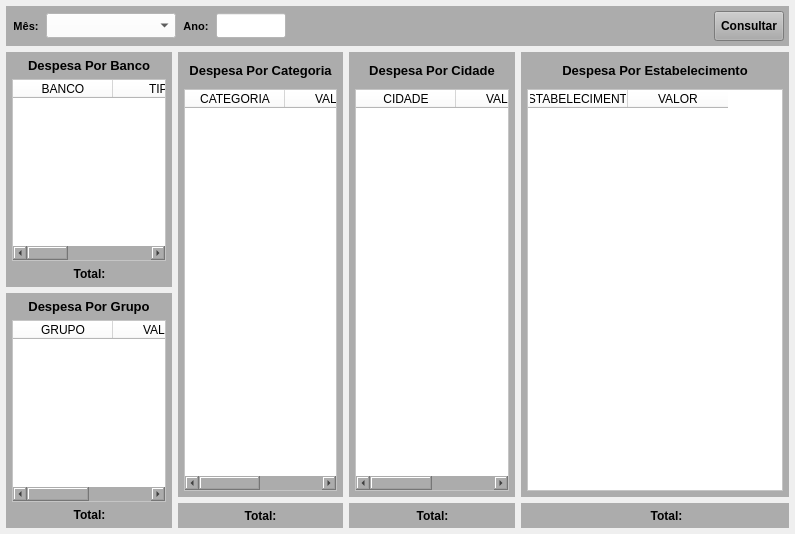
<?xml version="1.0" encoding="UTF-8"?>
<ui version="4.0">
 <class>MainWindow</class>
 <widget class="QMainWindow" name="MainWindow">
  <property name="geometry">
   <rect>
    <x>0</x>
    <y>0</y>
    <width>795</width>
    <height>534</height>
   </rect>
  </property>
  <property name="windowTitle">
   <string>Despesas Mensal/Anual</string>
  </property>
  <widget class="QWidget" name="centralwidget">
   <layout class="QVBoxLayout" name="verticalLayout">
    <property name="leftMargin">
     <number>6</number>
    </property>
    <property name="topMargin">
     <number>6</number>
    </property>
    <property name="rightMargin">
     <number>6</number>
    </property>
    <property name="bottomMargin">
     <number>6</number>
    </property>
    <item>
     <widget class="QWidget" name="widget_5" native="true">
      <property name="minimumSize">
       <size>
        <width>0</width>
        <height>40</height>
       </size>
      </property>
      <property name="maximumSize">
       <size>
        <width>16777215</width>
        <height>40</height>
       </size>
      </property>
      <property name="styleSheet">
       <string notr="true">background-color: rgb(172, 172, 172);</string>
      </property>
      <layout class="QHBoxLayout" name="horizontalLayout_3">
       <property name="spacing">
        <number>5</number>
       </property>
       <property name="leftMargin">
        <number>5</number>
       </property>
       <property name="topMargin">
        <number>5</number>
       </property>
       <property name="rightMargin">
        <number>5</number>
       </property>
       <property name="bottomMargin">
        <number>5</number>
       </property>
       <item>
        <widget class="QLabel" name="label_16">
         <property name="minimumSize">
          <size>
           <width>0</width>
           <height>0</height>
          </size>
         </property>
         <property name="maximumSize">
          <size>
           <width>30</width>
           <height>16777215</height>
          </size>
         </property>
         <property name="font">
          <font>
           <pointsize>8</pointsize>
           <weight>75</weight>
           <bold>true</bold>
          </font>
         </property>
         <property name="text">
          <string>Mês:</string>
         </property>
         <property name="alignment">
          <set>Qt::AlignCenter</set>
         </property>
        </widget>
       </item>
       <item>
        <widget class="QComboBox" name="combo_Meses">
         <property name="sizePolicy">
          <sizepolicy hsizetype="Preferred" vsizetype="Preferred">
           <horstretch>0</horstretch>
           <verstretch>0</verstretch>
          </sizepolicy>
         </property>
         <property name="minimumSize">
          <size>
           <width>0</width>
           <height>0</height>
          </size>
         </property>
         <property name="maximumSize">
          <size>
           <width>130</width>
           <height>25</height>
          </size>
         </property>
         <property name="font">
          <font>
           <pointsize>8</pointsize>
          </font>
         </property>
         <property name="styleSheet">
          <string notr="true">background-color: rgb(255, 255, 255);</string>
         </property>
         <item>
          <property name="text">
           <string/>
          </property>
         </item>
         <item>
          <property name="text">
           <string>1 - JANEIRO</string>
          </property>
         </item>
         <item>
          <property name="text">
           <string>2 - FEVEREIRO</string>
          </property>
         </item>
         <item>
          <property name="text">
           <string>3 - MARÇO</string>
          </property>
         </item>
         <item>
          <property name="text">
           <string>4 - ABRIL</string>
          </property>
         </item>
         <item>
          <property name="text">
           <string>5 - MAIO</string>
          </property>
         </item>
         <item>
          <property name="text">
           <string>6 - JUNHO</string>
          </property>
         </item>
         <item>
          <property name="text">
           <string>7 - JULHO</string>
          </property>
         </item>
         <item>
          <property name="text">
           <string>8 - AGOSTO</string>
          </property>
         </item>
         <item>
          <property name="text">
           <string>9 - SETEMBRO</string>
          </property>
         </item>
         <item>
          <property name="text">
           <string>10 - OUTUBRO</string>
          </property>
         </item>
         <item>
          <property name="text">
           <string>11 - NOVEMBRO</string>
          </property>
         </item>
         <item>
          <property name="text">
           <string>12 - DEZEMBRO</string>
          </property>
         </item>
        </widget>
       </item>
       <item>
        <widget class="QLabel" name="label_17">
         <property name="minimumSize">
          <size>
           <width>0</width>
           <height>0</height>
          </size>
         </property>
         <property name="maximumSize">
          <size>
           <width>30</width>
           <height>16777215</height>
          </size>
         </property>
         <property name="font">
          <font>
           <pointsize>8</pointsize>
           <weight>75</weight>
           <bold>true</bold>
          </font>
         </property>
         <property name="text">
          <string>Ano:</string>
         </property>
         <property name="alignment">
          <set>Qt::AlignCenter</set>
         </property>
        </widget>
       </item>
       <item>
        <widget class="QLineEdit" name="line_Ano">
         <property name="sizePolicy">
          <sizepolicy hsizetype="Preferred" vsizetype="Preferred">
           <horstretch>0</horstretch>
           <verstretch>0</verstretch>
          </sizepolicy>
         </property>
         <property name="maximumSize">
          <size>
           <width>70</width>
           <height>25</height>
          </size>
         </property>
         <property name="font">
          <font>
           <pointsize>8</pointsize>
          </font>
         </property>
         <property name="styleSheet">
          <string notr="true">background-color: rgb(255, 255, 255);</string>
         </property>
         <property name="text">
          <string/>
         </property>
         <property name="maxLength">
          <number>45</number>
         </property>
         <property name="alignment">
          <set>Qt::AlignCenter</set>
         </property>
        </widget>
       </item>
       <item>
        <widget class="QLabel" name="label_3">
         <property name="text">
          <string/>
         </property>
        </widget>
       </item>
       <item>
        <widget class="QPushButton" name="btn_Consulta">
         <property name="sizePolicy">
          <sizepolicy hsizetype="Preferred" vsizetype="Preferred">
           <horstretch>0</horstretch>
           <verstretch>0</verstretch>
          </sizepolicy>
         </property>
         <property name="minimumSize">
          <size>
           <width>0</width>
           <height>0</height>
          </size>
         </property>
         <property name="maximumSize">
          <size>
           <width>70</width>
           <height>30</height>
          </size>
         </property>
         <property name="font">
          <font>
           <pointsize>9</pointsize>
           <weight>75</weight>
           <bold>true</bold>
          </font>
         </property>
         <property name="cursor">
          <cursorShape>PointingHandCursor</cursorShape>
         </property>
         <property name="text">
          <string>Consultar</string>
         </property>
        </widget>
       </item>
      </layout>
     </widget>
    </item>
    <item>
     <widget class="QWidget" name="widget_3" native="true">
      <layout class="QHBoxLayout" name="horizontalLayout_2">
       <property name="leftMargin">
        <number>0</number>
       </property>
       <property name="topMargin">
        <number>0</number>
       </property>
       <property name="rightMargin">
        <number>0</number>
       </property>
       <property name="bottomMargin">
        <number>0</number>
       </property>
       <item>
        <widget class="QWidget" name="widget_9" native="true">
         <layout class="QVBoxLayout" name="verticalLayout_4">
          <property name="leftMargin">
           <number>0</number>
          </property>
          <property name="topMargin">
           <number>0</number>
          </property>
          <property name="rightMargin">
           <number>0</number>
          </property>
          <property name="bottomMargin">
           <number>0</number>
          </property>
          <item>
           <widget class="QWidget" name="widget_4" native="true">
            <property name="minimumSize">
             <size>
              <width>0</width>
              <height>0</height>
             </size>
            </property>
            <property name="styleSheet">
             <string notr="true">background-color: rgb(172, 172, 172);</string>
            </property>
            <layout class="QVBoxLayout" name="verticalLayout_2">
             <property name="spacing">
              <number>6</number>
             </property>
             <property name="leftMargin">
              <number>6</number>
             </property>
             <property name="topMargin">
              <number>6</number>
             </property>
             <property name="rightMargin">
              <number>6</number>
             </property>
             <property name="bottomMargin">
              <number>6</number>
             </property>
             <item>
              <widget class="QLabel" name="label_5">
               <property name="minimumSize">
                <size>
                 <width>0</width>
                 <height>0</height>
                </size>
               </property>
               <property name="maximumSize">
                <size>
                 <width>16777215</width>
                 <height>25</height>
                </size>
               </property>
               <property name="font">
                <font>
                 <pointsize>10</pointsize>
                 <weight>75</weight>
                 <bold>true</bold>
                </font>
               </property>
               <property name="text">
                <string>Despesa Por Banco</string>
               </property>
               <property name="alignment">
                <set>Qt::AlignCenter</set>
               </property>
              </widget>
             </item>
             <item>
              <widget class="QTableWidget" name="table_Banco">
               <property name="sizePolicy">
                <sizepolicy hsizetype="Preferred" vsizetype="Preferred">
                 <horstretch>0</horstretch>
                 <verstretch>0</verstretch>
                </sizepolicy>
               </property>
               <property name="font">
                <font>
                 <pointsize>8</pointsize>
                </font>
               </property>
               <property name="styleSheet">
                <string notr="true">background-color: rgb(255, 255, 255);</string>
               </property>
               <column>
                <property name="text">
                 <string>BANCO</string>
                </property>
               </column>
               <column>
                <property name="text">
                 <string>TIPO</string>
                </property>
               </column>
               <column>
                <property name="text">
                 <string>VALOR</string>
                </property>
               </column>
              </widget>
             </item>
             <item>
              <widget class="QWidget" name="widget" native="true">
               <property name="maximumSize">
                <size>
                 <width>16777215</width>
                 <height>25</height>
                </size>
               </property>
               <property name="styleSheet">
                <string notr="true">background-color: rgb(172, 172, 172);</string>
               </property>
               <layout class="QHBoxLayout" name="horizontalLayout">
                <property name="spacing">
                 <number>5</number>
                </property>
                <property name="leftMargin">
                 <number>0</number>
                </property>
                <property name="topMargin">
                 <number>0</number>
                </property>
                <property name="rightMargin">
                 <number>0</number>
                </property>
                <property name="bottomMargin">
                 <number>0</number>
                </property>
                <item>
                 <widget class="QLabel" name="label_2">
                  <property name="text">
                   <string/>
                  </property>
                 </widget>
                </item>
                <item>
                 <widget class="QLabel" name="label_18">
                  <property name="minimumSize">
                   <size>
                    <width>0</width>
                    <height>0</height>
                   </size>
                  </property>
                  <property name="maximumSize">
                   <size>
                    <width>35</width>
                    <height>16777215</height>
                   </size>
                  </property>
                  <property name="font">
                   <font>
                    <pointsize>9</pointsize>
                    <weight>75</weight>
                    <bold>true</bold>
                   </font>
                  </property>
                  <property name="text">
                   <string>Total:</string>
                  </property>
                  <property name="alignment">
                   <set>Qt::AlignCenter</set>
                  </property>
                 </widget>
                </item>
                <item>
                 <widget class="QLabel" name="label_Total_Banco">
                  <property name="maximumSize">
                   <size>
                    <width>100</width>
                    <height>25</height>
                   </size>
                  </property>
                  <property name="font">
                   <font>
                    <pointsize>9</pointsize>
                    <weight>75</weight>
                    <bold>true</bold>
                   </font>
                  </property>
                  <property name="text">
                   <string/>
                  </property>
                  <property name="alignment">
                   <set>Qt::AlignCenter</set>
                  </property>
                 </widget>
                </item>
               </layout>
              </widget>
             </item>
            </layout>
           </widget>
          </item>
          <item>
           <widget class="QWidget" name="widget_11" native="true">
            <property name="styleSheet">
             <string notr="true">background-color: rgb(172, 172, 172);</string>
            </property>
            <layout class="QVBoxLayout" name="verticalLayout_6">
             <property name="leftMargin">
              <number>6</number>
             </property>
             <property name="topMargin">
              <number>6</number>
             </property>
             <property name="rightMargin">
              <number>6</number>
             </property>
             <property name="bottomMargin">
              <number>6</number>
             </property>
             <item>
              <widget class="QLabel" name="label_8">
               <property name="minimumSize">
                <size>
                 <width>0</width>
                 <height>0</height>
                </size>
               </property>
               <property name="maximumSize">
                <size>
                 <width>16777215</width>
                 <height>25</height>
                </size>
               </property>
               <property name="font">
                <font>
                 <pointsize>10</pointsize>
                 <weight>75</weight>
                 <bold>true</bold>
                </font>
               </property>
               <property name="text">
                <string>Despesa Por Grupo</string>
               </property>
               <property name="alignment">
                <set>Qt::AlignCenter</set>
               </property>
              </widget>
             </item>
             <item>
              <widget class="QTableWidget" name="table_Grupo">
               <property name="sizePolicy">
                <sizepolicy hsizetype="Preferred" vsizetype="Preferred">
                 <horstretch>0</horstretch>
                 <verstretch>0</verstretch>
                </sizepolicy>
               </property>
               <property name="font">
                <font>
                 <pointsize>8</pointsize>
                </font>
               </property>
               <property name="styleSheet">
                <string notr="true">background-color: rgb(255, 255, 255);</string>
               </property>
               <column>
                <property name="text">
                 <string>GRUPO</string>
                </property>
               </column>
               <column>
                <property name="text">
                 <string>VALOR</string>
                </property>
               </column>
              </widget>
             </item>
             <item>
              <widget class="QWidget" name="widget_7" native="true">
               <property name="maximumSize">
                <size>
                 <width>16777215</width>
                 <height>25</height>
                </size>
               </property>
               <property name="styleSheet">
                <string notr="true">background-color: rgb(172, 172, 172);</string>
               </property>
               <layout class="QHBoxLayout" name="horizontalLayout_4">
                <property name="spacing">
                 <number>5</number>
                </property>
                <property name="leftMargin">
                 <number>0</number>
                </property>
                <property name="topMargin">
                 <number>0</number>
                </property>
                <property name="rightMargin">
                 <number>0</number>
                </property>
                <property name="bottomMargin">
                 <number>0</number>
                </property>
                <item>
                 <widget class="QLabel" name="label_7">
                  <property name="text">
                   <string/>
                  </property>
                 </widget>
                </item>
                <item>
                 <widget class="QLabel" name="label_22">
                  <property name="minimumSize">
                   <size>
                    <width>0</width>
                    <height>0</height>
                   </size>
                  </property>
                  <property name="maximumSize">
                   <size>
                    <width>35</width>
                    <height>16777215</height>
                   </size>
                  </property>
                  <property name="font">
                   <font>
                    <pointsize>9</pointsize>
                    <weight>75</weight>
                    <bold>true</bold>
                   </font>
                  </property>
                  <property name="text">
                   <string>Total:</string>
                  </property>
                  <property name="alignment">
                   <set>Qt::AlignCenter</set>
                  </property>
                 </widget>
                </item>
                <item>
                 <widget class="QLabel" name="label_Total_Grupo">
                  <property name="maximumSize">
                   <size>
                    <width>100</width>
                    <height>25</height>
                   </size>
                  </property>
                  <property name="font">
                   <font>
                    <pointsize>9</pointsize>
                    <weight>75</weight>
                    <bold>true</bold>
                   </font>
                  </property>
                  <property name="text">
                   <string/>
                  </property>
                  <property name="alignment">
                   <set>Qt::AlignCenter</set>
                  </property>
                 </widget>
                </item>
               </layout>
              </widget>
             </item>
            </layout>
           </widget>
          </item>
         </layout>
        </widget>
       </item>
       <item>
        <widget class="QWidget" name="widget_12" native="true">
         <layout class="QVBoxLayout" name="verticalLayout_9">
          <property name="leftMargin">
           <number>0</number>
          </property>
          <property name="topMargin">
           <number>0</number>
          </property>
          <property name="rightMargin">
           <number>0</number>
          </property>
          <property name="bottomMargin">
           <number>0</number>
          </property>
          <item>
           <widget class="QWidget" name="widget_14" native="true">
            <property name="styleSheet">
             <string notr="true">background-color: rgb(172, 172, 172);</string>
            </property>
            <layout class="QVBoxLayout" name="verticalLayout_8">
             <property name="leftMargin">
              <number>6</number>
             </property>
             <property name="topMargin">
              <number>6</number>
             </property>
             <property name="rightMargin">
              <number>6</number>
             </property>
             <property name="bottomMargin">
              <number>6</number>
             </property>
             <item>
              <widget class="QLabel" name="label_10">
               <property name="minimumSize">
                <size>
                 <width>0</width>
                 <height>0</height>
                </size>
               </property>
               <property name="maximumSize">
                <size>
                 <width>16777215</width>
                 <height>25</height>
                </size>
               </property>
               <property name="font">
                <font>
                 <pointsize>10</pointsize>
                 <weight>75</weight>
                 <bold>true</bold>
                </font>
               </property>
               <property name="text">
                <string>Despesa Por Categoria</string>
               </property>
               <property name="alignment">
                <set>Qt::AlignCenter</set>
               </property>
              </widget>
             </item>
             <item>
              <widget class="QTableWidget" name="table_Categoria">
               <property name="sizePolicy">
                <sizepolicy hsizetype="Preferred" vsizetype="Preferred">
                 <horstretch>0</horstretch>
                 <verstretch>0</verstretch>
                </sizepolicy>
               </property>
               <property name="font">
                <font>
                 <pointsize>8</pointsize>
                </font>
               </property>
               <property name="styleSheet">
                <string notr="true">background-color: rgb(255, 255, 255);</string>
               </property>
               <column>
                <property name="text">
                 <string>CATEGORIA</string>
                </property>
               </column>
               <column>
                <property name="text">
                 <string>VALOR</string>
                </property>
               </column>
              </widget>
             </item>
            </layout>
           </widget>
          </item>
          <item>
           <widget class="QWidget" name="widget_13" native="true">
            <property name="maximumSize">
             <size>
              <width>16777215</width>
              <height>25</height>
             </size>
            </property>
            <property name="styleSheet">
             <string notr="true">background-color: rgb(172, 172, 172);</string>
            </property>
            <layout class="QHBoxLayout" name="horizontalLayout_6">
             <property name="spacing">
              <number>5</number>
             </property>
             <property name="leftMargin">
              <number>0</number>
             </property>
             <property name="topMargin">
              <number>0</number>
             </property>
             <property name="rightMargin">
              <number>0</number>
             </property>
             <property name="bottomMargin">
              <number>0</number>
             </property>
             <item>
              <widget class="QLabel" name="label_9">
               <property name="text">
                <string/>
               </property>
              </widget>
             </item>
             <item>
              <widget class="QLabel" name="label_23">
               <property name="minimumSize">
                <size>
                 <width>0</width>
                 <height>0</height>
                </size>
               </property>
               <property name="maximumSize">
                <size>
                 <width>35</width>
                 <height>16777215</height>
                </size>
               </property>
               <property name="font">
                <font>
                 <pointsize>9</pointsize>
                 <weight>75</weight>
                 <bold>true</bold>
                </font>
               </property>
               <property name="text">
                <string>Total:</string>
               </property>
               <property name="alignment">
                <set>Qt::AlignCenter</set>
               </property>
              </widget>
             </item>
             <item>
              <widget class="QLabel" name="label_Total_Categoria">
               <property name="maximumSize">
                <size>
                 <width>100</width>
                 <height>25</height>
                </size>
               </property>
               <property name="font">
                <font>
                 <pointsize>9</pointsize>
                 <weight>75</weight>
                 <bold>true</bold>
                </font>
               </property>
               <property name="text">
                <string/>
               </property>
               <property name="alignment">
                <set>Qt::AlignCenter</set>
               </property>
              </widget>
             </item>
            </layout>
           </widget>
          </item>
         </layout>
        </widget>
       </item>
       <item>
        <widget class="QWidget" name="widget_2" native="true">
         <layout class="QVBoxLayout" name="verticalLayout_7">
          <property name="leftMargin">
           <number>0</number>
          </property>
          <property name="topMargin">
           <number>0</number>
          </property>
          <property name="rightMargin">
           <number>0</number>
          </property>
          <property name="bottomMargin">
           <number>0</number>
          </property>
          <item>
           <widget class="QWidget" name="widget_16" native="true">
            <property name="styleSheet">
             <string notr="true">background-color: rgb(172, 172, 172);</string>
            </property>
            <layout class="QVBoxLayout" name="verticalLayout_10">
             <property name="leftMargin">
              <number>6</number>
             </property>
             <property name="topMargin">
              <number>6</number>
             </property>
             <property name="rightMargin">
              <number>6</number>
             </property>
             <property name="bottomMargin">
              <number>6</number>
             </property>
             <item>
              <widget class="QLabel" name="label_12">
               <property name="minimumSize">
                <size>
                 <width>0</width>
                 <height>0</height>
                </size>
               </property>
               <property name="maximumSize">
                <size>
                 <width>16777215</width>
                 <height>25</height>
                </size>
               </property>
               <property name="font">
                <font>
                 <pointsize>10</pointsize>
                 <weight>75</weight>
                 <bold>true</bold>
                </font>
               </property>
               <property name="text">
                <string>Despesa Por Cidade</string>
               </property>
               <property name="alignment">
                <set>Qt::AlignCenter</set>
               </property>
              </widget>
             </item>
             <item>
              <widget class="QTableWidget" name="table_Cidade">
               <property name="sizePolicy">
                <sizepolicy hsizetype="Preferred" vsizetype="Preferred">
                 <horstretch>0</horstretch>
                 <verstretch>0</verstretch>
                </sizepolicy>
               </property>
               <property name="font">
                <font>
                 <pointsize>8</pointsize>
                </font>
               </property>
               <property name="styleSheet">
                <string notr="true">background-color: rgb(255, 255, 255);</string>
               </property>
               <column>
                <property name="text">
                 <string>CIDADE</string>
                </property>
               </column>
               <column>
                <property name="text">
                 <string>VALOR</string>
                </property>
               </column>
              </widget>
             </item>
            </layout>
           </widget>
          </item>
          <item>
           <widget class="QWidget" name="widget_15" native="true">
            <property name="maximumSize">
             <size>
              <width>16777215</width>
              <height>25</height>
             </size>
            </property>
            <property name="styleSheet">
             <string notr="true">background-color: rgb(172, 172, 172);</string>
            </property>
            <layout class="QHBoxLayout" name="horizontalLayout_7">
             <property name="spacing">
              <number>5</number>
             </property>
             <property name="leftMargin">
              <number>0</number>
             </property>
             <property name="topMargin">
              <number>0</number>
             </property>
             <property name="rightMargin">
              <number>0</number>
             </property>
             <property name="bottomMargin">
              <number>0</number>
             </property>
             <item>
              <widget class="QLabel" name="label_11">
               <property name="text">
                <string/>
               </property>
              </widget>
             </item>
             <item>
              <widget class="QLabel" name="label_24">
               <property name="minimumSize">
                <size>
                 <width>0</width>
                 <height>0</height>
                </size>
               </property>
               <property name="maximumSize">
                <size>
                 <width>35</width>
                 <height>16777215</height>
                </size>
               </property>
               <property name="font">
                <font>
                 <pointsize>9</pointsize>
                 <weight>75</weight>
                 <bold>true</bold>
                </font>
               </property>
               <property name="text">
                <string>Total:</string>
               </property>
               <property name="alignment">
                <set>Qt::AlignCenter</set>
               </property>
              </widget>
             </item>
             <item>
              <widget class="QLabel" name="label_Total_Cidade">
               <property name="maximumSize">
                <size>
                 <width>100</width>
                 <height>25</height>
                </size>
               </property>
               <property name="font">
                <font>
                 <pointsize>9</pointsize>
                 <weight>75</weight>
                 <bold>true</bold>
                </font>
               </property>
               <property name="text">
                <string/>
               </property>
               <property name="alignment">
                <set>Qt::AlignCenter</set>
               </property>
              </widget>
             </item>
            </layout>
           </widget>
          </item>
         </layout>
        </widget>
       </item>
       <item>
        <widget class="QWidget" name="widget_10" native="true">
         <property name="sizePolicy">
          <sizepolicy hsizetype="Fixed" vsizetype="Preferred">
           <horstretch>0</horstretch>
           <verstretch>0</verstretch>
          </sizepolicy>
         </property>
         <property name="maximumSize">
          <size>
           <width>650</width>
           <height>16777215</height>
          </size>
         </property>
         <layout class="QVBoxLayout" name="verticalLayout_5">
          <property name="leftMargin">
           <number>0</number>
          </property>
          <property name="topMargin">
           <number>0</number>
          </property>
          <property name="rightMargin">
           <number>0</number>
          </property>
          <property name="bottomMargin">
           <number>0</number>
          </property>
          <item>
           <widget class="QWidget" name="widget_6" native="true">
            <property name="maximumSize">
             <size>
              <width>16777215</width>
              <height>16777215</height>
             </size>
            </property>
            <property name="styleSheet">
             <string notr="true">background-color: rgb(172, 172, 172);</string>
            </property>
            <layout class="QVBoxLayout" name="verticalLayout_3">
             <property name="leftMargin">
              <number>6</number>
             </property>
             <property name="topMargin">
              <number>6</number>
             </property>
             <property name="rightMargin">
              <number>6</number>
             </property>
             <property name="bottomMargin">
              <number>6</number>
             </property>
             <item>
              <widget class="QLabel" name="label_6">
               <property name="minimumSize">
                <size>
                 <width>0</width>
                 <height>0</height>
                </size>
               </property>
               <property name="maximumSize">
                <size>
                 <width>16777215</width>
                 <height>25</height>
                </size>
               </property>
               <property name="font">
                <font>
                 <pointsize>10</pointsize>
                 <weight>75</weight>
                 <bold>true</bold>
                </font>
               </property>
               <property name="text">
                <string>Despesa Por Estabelecimento</string>
               </property>
               <property name="alignment">
                <set>Qt::AlignCenter</set>
               </property>
              </widget>
             </item>
             <item>
              <widget class="QTableWidget" name="table_Estab">
               <property name="sizePolicy">
                <sizepolicy hsizetype="Preferred" vsizetype="Preferred">
                 <horstretch>0</horstretch>
                 <verstretch>0</verstretch>
                </sizepolicy>
               </property>
               <property name="font">
                <font>
                 <pointsize>8</pointsize>
                </font>
               </property>
               <property name="styleSheet">
                <string notr="true">background-color: rgb(255, 255, 255);</string>
               </property>
               <column>
                <property name="text">
                 <string>ESTABELECIMENTO</string>
                </property>
               </column>
               <column>
                <property name="text">
                 <string>VALOR</string>
                </property>
               </column>
              </widget>
             </item>
            </layout>
           </widget>
          </item>
          <item>
           <widget class="QWidget" name="widget_8" native="true">
            <property name="maximumSize">
             <size>
              <width>16777215</width>
              <height>25</height>
             </size>
            </property>
            <property name="styleSheet">
             <string notr="true">background-color: rgb(172, 172, 172);</string>
            </property>
            <layout class="QHBoxLayout" name="horizontalLayout_5">
             <property name="spacing">
              <number>5</number>
             </property>
             <property name="leftMargin">
              <number>0</number>
             </property>
             <property name="topMargin">
              <number>0</number>
             </property>
             <property name="rightMargin">
              <number>0</number>
             </property>
             <property name="bottomMargin">
              <number>0</number>
             </property>
             <item>
              <widget class="QLabel" name="label_4">
               <property name="text">
                <string/>
               </property>
              </widget>
             </item>
             <item>
              <widget class="QLabel" name="label_20">
               <property name="minimumSize">
                <size>
                 <width>0</width>
                 <height>0</height>
                </size>
               </property>
               <property name="maximumSize">
                <size>
                 <width>35</width>
                 <height>16777215</height>
                </size>
               </property>
               <property name="font">
                <font>
                 <pointsize>9</pointsize>
                 <weight>75</weight>
                 <bold>true</bold>
                </font>
               </property>
               <property name="text">
                <string>Total:</string>
               </property>
               <property name="alignment">
                <set>Qt::AlignCenter</set>
               </property>
              </widget>
             </item>
             <item>
              <widget class="QLabel" name="label_Total_Estab">
               <property name="maximumSize">
                <size>
                 <width>100</width>
                 <height>25</height>
                </size>
               </property>
               <property name="font">
                <font>
                 <pointsize>9</pointsize>
                 <weight>75</weight>
                 <bold>true</bold>
                </font>
               </property>
               <property name="text">
                <string/>
               </property>
               <property name="alignment">
                <set>Qt::AlignCenter</set>
               </property>
              </widget>
             </item>
            </layout>
           </widget>
          </item>
         </layout>
        </widget>
       </item>
      </layout>
     </widget>
    </item>
   </layout>
  </widget>
 </widget>
 <resources/>
 <connections/>
</ui>
